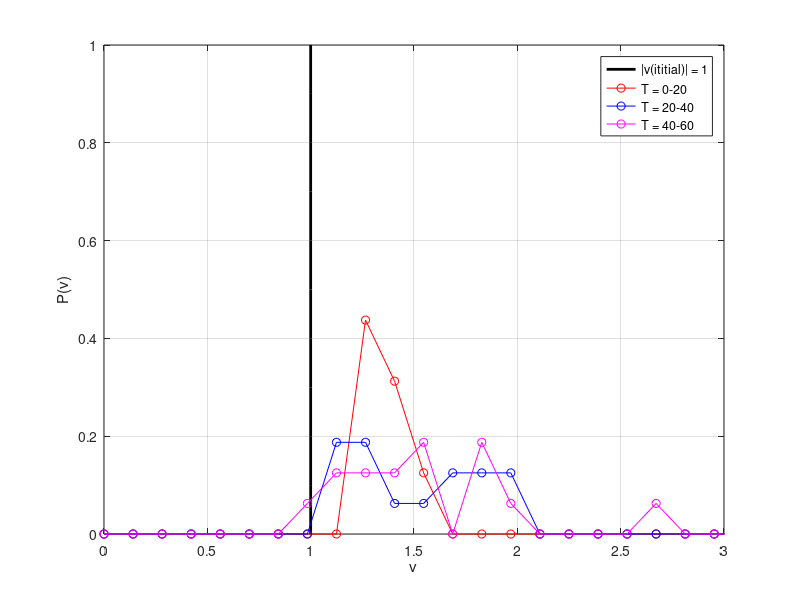

This chart was generated by the following MATLAB code:
clc; clear; close all;

%% Computational Parameters Setting

N = 20;
d = 2.5;

T = 0.02;
R = 0.25;
V = 0.25;

drcut = 4;
nSteps = 1000;

plotDelay = 0.02;
plotStep = 5;

%% MD Initialising 

N = round(N^(1/2))^2;
L = ceil(d*N^(1/2));
drcut2 = drcut*drcut;

xprev = zeros(1,N);     yprev = zeros(1,N);  
xcurr = zeros(1,N);     ycurr = zeros(1,N);
xnew = zeros(1,N);      ynew = zeros(1,N);

vx0 = zeros(1,N);       vy0 = zeros(1,N);
vx = zeros(1,N);        vy = zeros(1,N);

g = d/2:d:L-(d/2);
[gx,gy] = meshgrid(g,g);
gx = gx(:);
gy = gy(:);
gx = gx(1:N);
gy = gy(1:N);

for i = 1:N
    xcurr(i) = gx(i) + 2*(rand-0.5)*R;
    ycurr(i) = gy(i) + 2*(rand-0.5)*R;
    vx0(i) = 1;
    vy0(i) = 1;
    xprev(i) = xcurr(i) - vx0(i)*T;
    yprev(i) = ycurr(i) - vy0(i)*T;
end

% figure;
% p = scatter(xcurr,ycurr,'k','filled'); 
% hold on;
% ax = gca;
% ax.XLim = [0 L];   ax.XLabel.String = 'x';
% ax.YLim = [0 L];   ax.YLabel.String = 'y';
% ax.GridAlpha = 0.15;    ax.Box = 'on';
% ax.Title.String = ({'2D Molecular Dynamics Simulation';'step = 0'});


%% MD Simulation
run = 1;
count = 0;
m = 0;

for n = 1:nSteps
    
    dx = repmat(xcurr',[1,N])-repmat(xcurr,[N,1]);
    dy = repmat(ycurr',[1,N])-repmat(ycurr,[N,1]);

    dx = dx - L*round(dx/L);
    dy = dy - L*round(dy/L);

    dr2 = dx.^2 + dy.^2;

    [row,col,DR2] = find(triu(dr2,1));
    linearIndex = (col-1)*N+row;
    dx = dx(linearIndex);
    dy = dy(linearIndex);

    invDR2 = zeros(size(DR2));
    cfIndex = (DR2<drcut2);
    invDR2(cfIndex) = 1./DR2(cfIndex);
    f = 48*invDR2.^4.*(invDR2.^3 - 0.5);

    fx = f.*dx;
    fy = f.*dy;

    fx = full(sparse(row,col,fx,N,N));
    fy = full(sparse(row,col,fy,N,N));

    fx = sum(-fx'+fx,2);
    fy = sum(-fy'+fy,2);

    for i = 1:N
        xnew(i) = 2*xcurr(i) - xprev(i) + fx(i)*T^2;
        ynew(i) = 2*ycurr(i) - yprev(i) + fy(i)*T^2;
        
        if xnew(i) < 0
            xnew(i) = xnew(i) + L;
        end
        if xnew(i) > L
            xnew(i) = xnew(i) - L;
        end
        if ynew(i) < 0
            ynew(i) = ynew(i) + L;
        end
        if ynew(i) > L
            ynew(i) = ynew(i) - L;
        end
        
        vx(i) = (xnew(i) - xprev(i))/(2*T);
        vy(i) = (ynew(i) - yprev(i))/(2*T);
    end
        count = count + 1;
        
%% TAKING THE VALUES OF SPEED AFTER EVERY 10 ITERATIONS
        
        if count == 10
        m = m + 1;
        v(:,m) = sqrt(vx.^2 + vy.^2);
        count = 0;
        end
    
%%        
      for i = 1:N
           xprev(i) = xcurr(i);
           yprev(i) = ycurr(i);
           xcurr(i) = xnew(i);
           ycurr(i) = ynew(i); 
      end
    

%     if mod(n,plotStep) == 0       
%         p.XData = xcurr;
%         p.YData = ycurr;
%         scatter(xcurr(run),ycurr(run),'ko');
%         ax.Title.String = ({'2D Molecular Dynamics Simulation';['step = ',num2str(n)]});
%         pause(plotDelay);
%     end

end

%% SEPERATING INTERVALs 0-20, 20-40, 40-60

for n=1:20
    v_20(:,n) = v(:,n);
    v_40(:,n) = v(:,n+19);
    v_60(:,n) = v(:,n+39);
end

%% MAKING BINS FOR PROBABILITY CALCULATION

s = size(v_20);
n_bins = 100;

v_20 = sum(v_20,2)/20;

interval_20 = max(v_20)/n_bins;
probs_20 = zeros(n_bins,1);
j = 1;

for n = 1:n_bins
for i = 1:s(1)
    
   if  v_20(i) <= n*interval_20 && v_20(i)> (n-1)*interval_20
       probs_20(n) = probs_20(n) + 1;
   end
end    
end
probs_20 = probs_20/s(1);



s = size(v_40);
n_bins = 100;

v_40 = sum(v_40,2)/20;

interval_40 = max(v_40)/n_bins;
probs_40 = zeros(n_bins,1);
j = 1;

for n = 1:n_bins
for i = 1:s(1)
    
   if  v_40(i) <= n*interval_40 && v_40(i)> (n-1)*interval_40
       probs_40(n) = probs_40(n) + 1;
   end
end    
end
probs_40 = probs_40/s(1);



s = size(v_60);
n_bins = 100;

v_60 = sum(v_60,2)/20;

interval_60 = max(v_60)/n_bins;
probs_60 = zeros(n_bins,1);
j = 1;

for n = 1:n_bins
for i = 1:s(1)
    
   if  v_60(i) <= n*interval_60 && v_60(i)> (n-1)*interval_60
       probs_60(n) = probs_60(n) + 1;
   end
end    
end
probs_60 = probs_60/s(1);

%% PLOTTING SPEED DISTRIBUTION
up = (max(v_20)-interval_20);
bins = (0:interval_20:up)';


line = (0:0.1:1)';
lx = ones(1,11);
plot(lx,line,'k','LineWidth',2)
hold on

plot(bins,probs_20,'ro-')
xlabel('v')
ylabel('P(v)')
grid on
hold on
plot(bins,probs_40,'bo-')
hold on
plot(bins,probs_60,'mo-')
hold on
xlim([0 3])

legend('|v(ititial)| = 1','T = 0-20','T = 20-40','T = 40-60')

